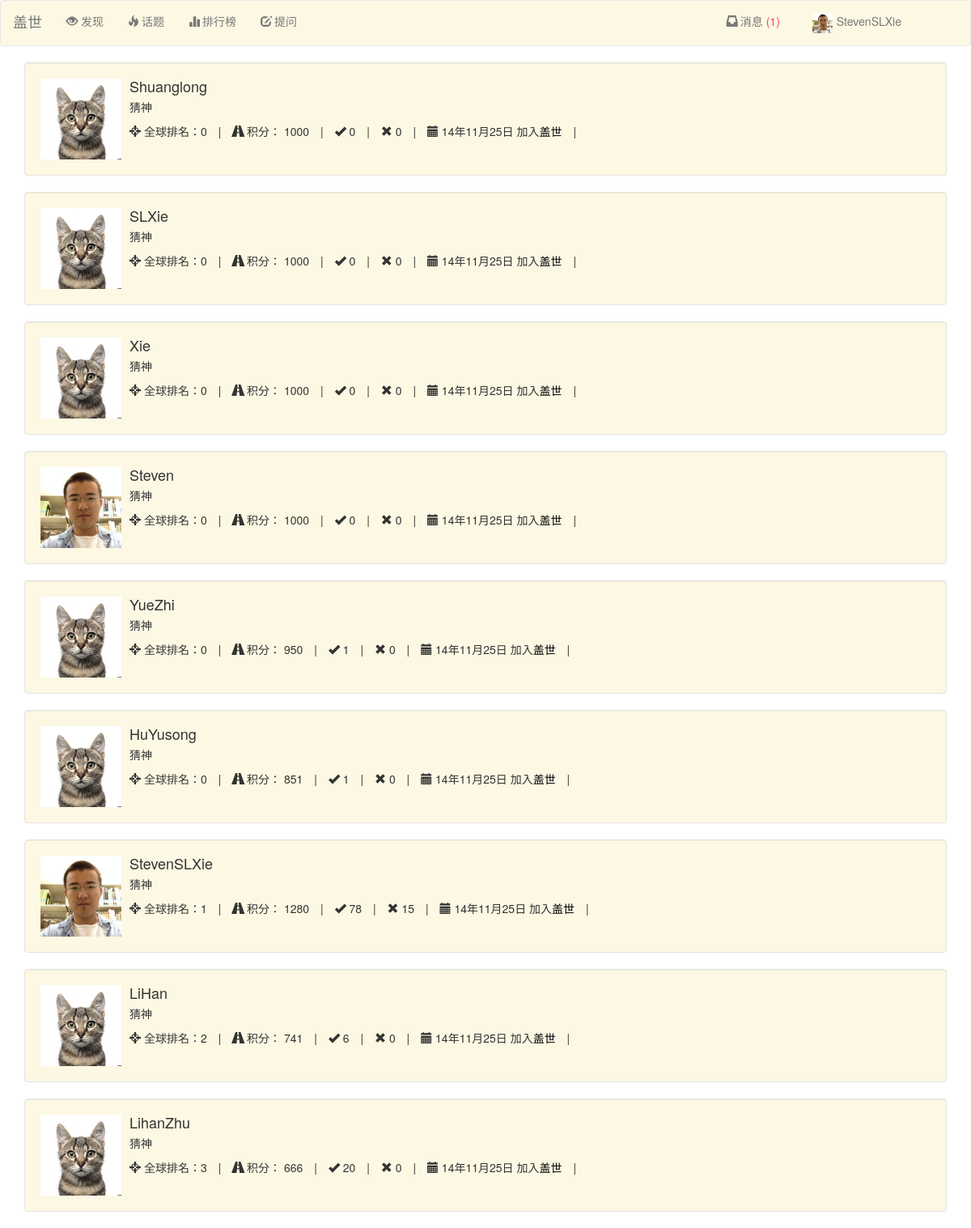
The page /leaderboard (signed in) on the database as committed earlier.
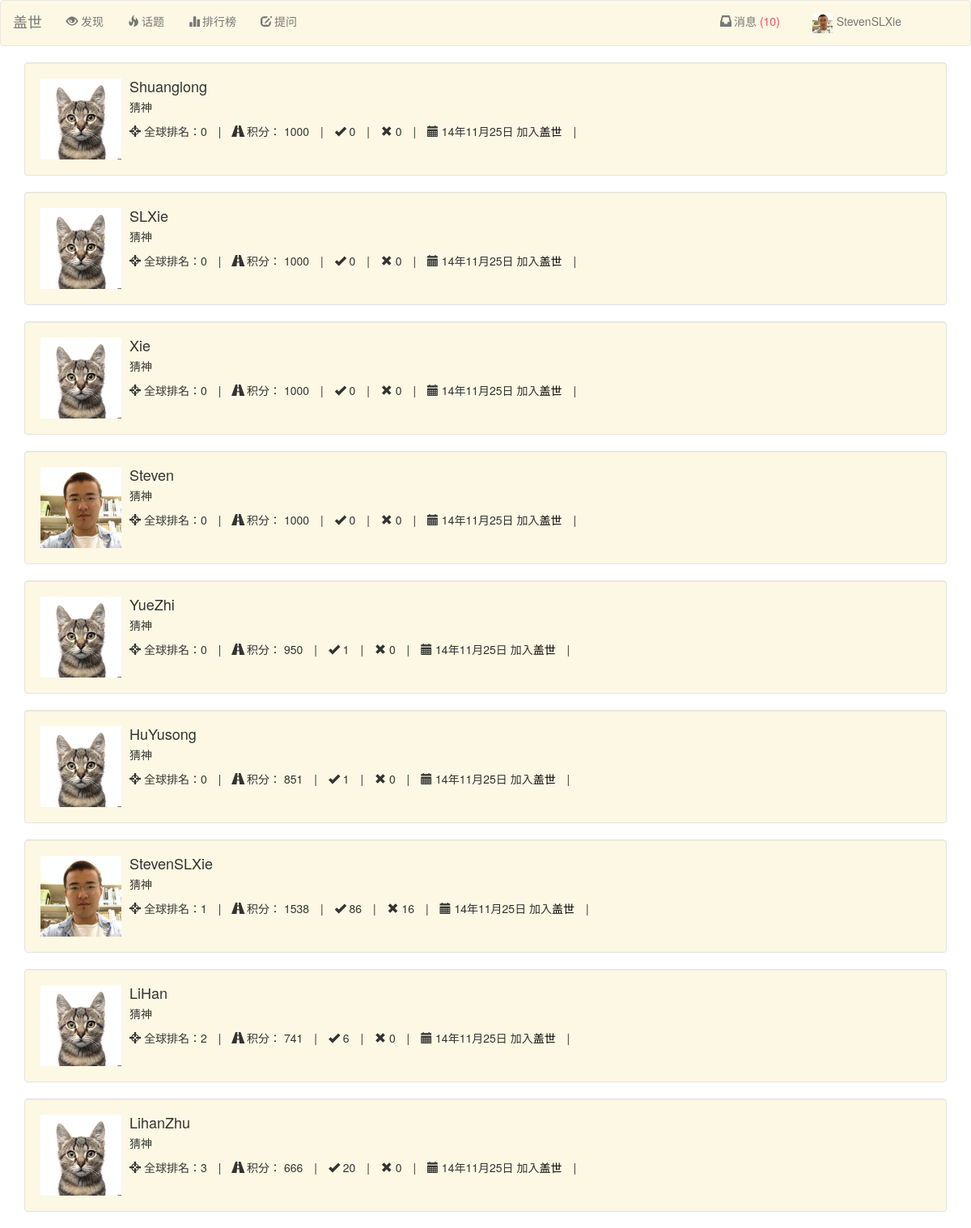
The same page on the database as committed later.
### Guess/models.py (models this page shows)
class Person(models.Model):
	user = models.OneToOneField(User)
	point = models.IntegerField(default=1000)
	photo = models.FileField(upload_to='%Y/%m/%d/', default= 'cat.jpg')
	expertise = models.ManyToManyField(PersonTag)
	win = models.IntegerField(default=0)
	lose = models.IntegerField(default=0)
	game = models.IntegerField(default=0)
	rank = models.IntegerField(default=0)
	joined = models.DateTimeField(default=datetime.datetime.now())
	title = models.CharField(max_length=30, default="新人")
	class Meta:
		ordering = ('point', 'win',)

### Guess/views.py (the view)
# urls.py: url(r'^leaderboard$', 'Guess.views.leaderboard', name='leaderboard'),
def leaderboard(request):
	if not request.user.is_authenticated():
		return redirect(reverse('login'))
	cur_person = Person.objects.get(user=request.user)
	persons = Person.objects.all().order_by('rank','-point','-win')
	para = {}
	para['persons'] = persons
	para = encap_para(para, cur_person)
	return render(request,'leaderboard.html',para)

### Guess/views.py (called while the page is built)
def find_unread(person):
	return Message.objects.filter(owner=person, read=False)

def encap_para(para,person):
	messages = find_unread(person)
	para['unread'] = len(messages)
	para['messages'] = messages
	para['person'] = person
	return para

### Guess/templates/leaderboard.html (shortened to what this page needs)
{% load bootstrap3 %}
{% include "nav_bar.html" %}
<link rel="stylesheet" href="http://cdnjs.cloudflare.com/ajax/libs/font-awesome/4.1.0/css/font-awesome.min.css"/>
{% for person in persons %}
<div class="container">
  <div class="well well-frame-c">
      <div class="media">
      	<a class="pull-left" href="#">
            		<img class="media-object" src="/static/images/{{ person.photo.url }}" height="100" width="100">
  		</a>
  		<div class="media-body">
            <h4 class="media-heading">{{ person.user }}</h4>
             <p>猜神</p>
          <ul class="list-inline list-unstyled">
            <li><span><i class="glyphicon glyphicon-screenshot"></i> 全球排名：{{ person.rank }} </span></li>
            <li>|</li>
            <li><span><i class="glyphicon glyphicon-road"></i> 积分： {{ person.point }}</span></li>
            <li>|</li>
            <li><span><i class="glyphicon glyphicon-ok"></i> {{ person.win }}</span></li>
            <li>|</li>
            <li><span><i class="glyphicon glyphicon-remove"></i> {{ person.lose }}</span></li>
            <li>|</li>
            <li><span><i class="glyphicon glyphicon-calendar"></i> {{ person.joined | date:"y年m月d日" }} 加入<a href="{% url 'home' %}" style="color: #000000;">盖世</a> </span></li>
            <li>|</li>
			</ul>
       </div>
    </div>
  </div>
</div>
{% endfor %}

### Guess/templates/nav_bar.html (shortened to what this page needs)
<head>
    <link href='static/bootstrap/css/bootstrap.min.css' rel='stylesheet'>
</head>
<nav class="navbar navbar-default nav-frame-c" role="navigation">
  <div class="container-fluid">
    <div class="navbar-header">
      <a class="navbar-brand" href="{% url 'home' %}">盖世</a>
    </div>
    <div class="collapse navbar-collapse" id="bs-example-navbar-collapse-1">
      <ul class="nav navbar-nav">
        <li><a href="{% url 'home' %}"><i class="glyphicon glyphicon-eye-open"></i> 发现</a></li>
        <li id="tag_list" class="dropdown">
            <a id="tags" href="" class="dropdown-toggle" data-toggle="dropdown"><i class="glyphicon glyphicon-fire" style="margin-right: 3px;"></i>话题</a>
        </li>
        <li><a href="{% url 'leaderboard' %}"><i class="glyphicon glyphicon-stats" style="margin-right: 3px;"></i>排行榜</a></li>
        <li><a href="{% url 'proposal' %}"><i class="glyphicon glyphicon-edit" style="margin-right: 3px;"></i>提问</a></li>
      </ul>
      <ul class="nav navbar-nav navbar-right" style="margin-right: 40px;">
        <li id="notify_list" class="dropdown" style="margin-right: 10px;">
            {% if unread == 0 %}
            <a id="notifications" href="#" class="dropdown-toggle" data-toggle="dropdown"><i class="glyphicon glyphicon-inbox" style="margin-right: 3px;"></i>消息</a>
            {% else %}
            <a id="notifications" href="#" class="dropdown-toggle" data-toggle="dropdown"><i class="glyphicon glyphicon-inbox" style="margin-right: 3px;"></i>消息<span class="unread"> ({{ unread }})</span></a>
            {% endif %}
        </li>
        <li id='dropdown_list' class="dropdown">
          <a id="account_dropdown" href="#" class="dropdown-toggle" data-toggle="dropdown"> <img src="/static/images/{{ person.photo.url }} " style="width: 25px; height: 25px; margin-right: 5px; margin-bottom: 0px;margin-top: 0px;"/>{{ person.user.username }}</a>
        </li>
      </ul>
    </div>
  </div>
</nav>

### Guess/templates/nav_bar.html (style rules this page uses)
.nav-frame-c { background: rgba(252,248,227,1); }
.unread { color: rgba(254,67,101,1); }

### Guess/templates/leaderboard.html (style rules this page uses)
.well-frame-c { background: rgba(252,248,227,1); }

Rows that differ between the two databases and show on the page:
changed Person "StevenSLXie": point "1280" → "1538"; win "78" → "86"; lose "15" → "16"
Other text that changed with them:
{{ unread }}: "1" → "10"
